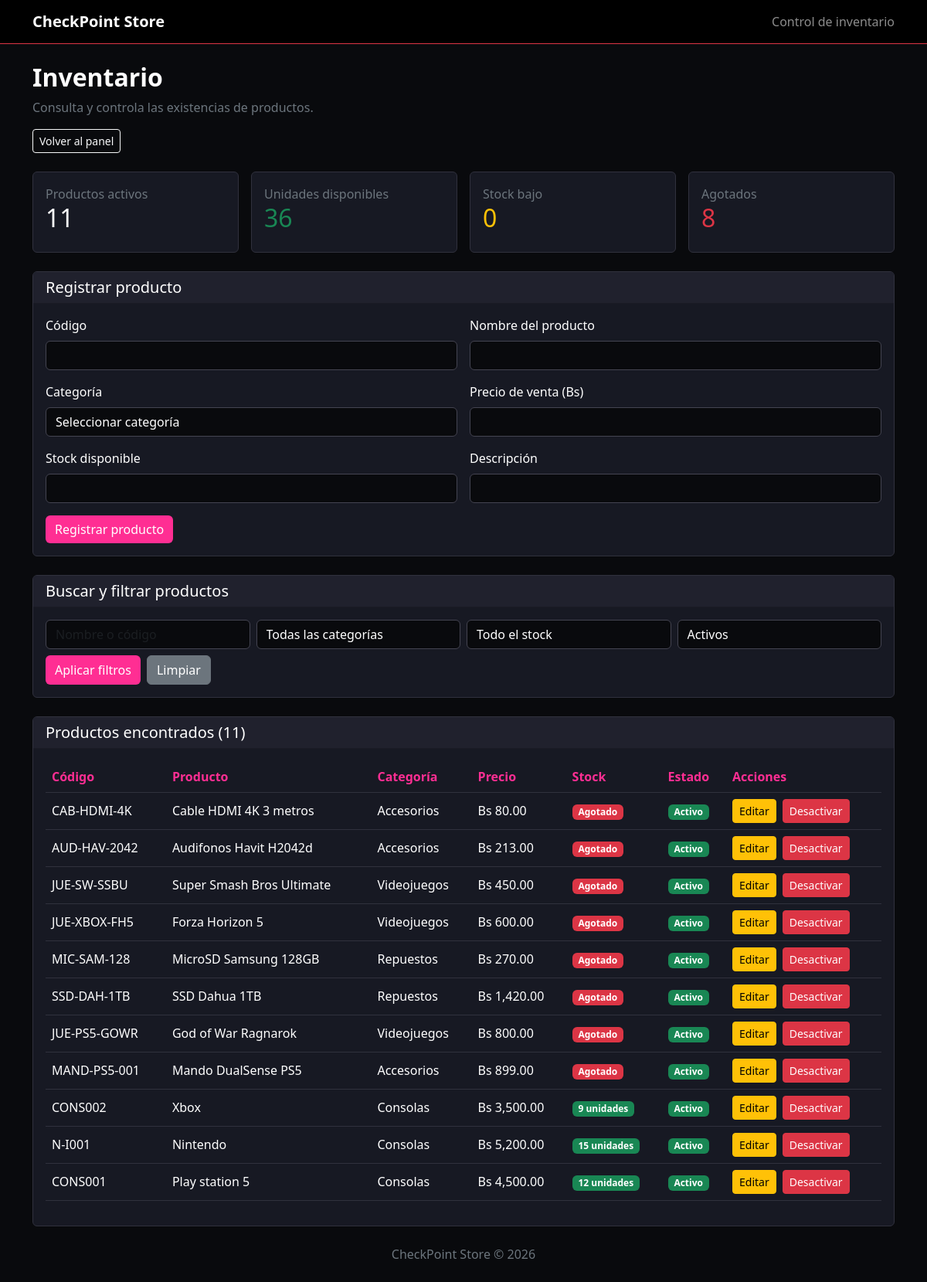
/productos/index.php (signed in), run on the app's committed database.
### tables this page shows
CREATE TABLE `productos` (
  `id_producto` int NOT NULL AUTO_INCREMENT,
  `id_categoria` int NOT NULL,
  `codigo` varchar(50) NOT NULL,
  `nombre` varchar(120) NOT NULL,
  `descripcion` text,
  `precio_venta` decimal(10,2) NOT NULL DEFAULT '0.00',
  `stock` int unsigned NOT NULL DEFAULT '0',
  `estado` tinyint NOT NULL DEFAULT '1',
  `fecha_creacion` timestamp NULL DEFAULT CURRENT_TIMESTAMP,
  PRIMARY KEY (`id_producto`),
  KEY `fk_productos_categorias` (`id_categoria`),
  CONSTRAINT `fk_productos_categorias` FOREIGN KEY (`id_categoria`) REFERENCES `categorias` (`id_categoria`) ON DELETE RESTRICT ON UPDATE CASCADE
);

CREATE TABLE `categorias` (
  `id_categoria` int NOT NULL AUTO_INCREMENT,
  `nombre` varchar(80) NOT NULL,
  `descripcion` text,
  `estado` tinyint NOT NULL DEFAULT '1',
  `fecha_creacion` timestamp NULL DEFAULT CURRENT_TIMESTAMP,
  PRIMARY KEY (`id_categoria`),
  UNIQUE KEY `nombre` (`nombre`)
);

### productos/index.php (the view, shortened to what this page needs)
<?php
require_once __DIR__ . '/../config/conexion.php';
function e($v) {
    return htmlspecialchars((string)$v, ENT_QUOTES, 'UTF-8');
}
$editar = false;
$datos = [
    'id_producto' => '', 'codigo' => '', 'nombre' => '',
    'id_categoria' => '', 'precio_venta' => '',
    'stock' => '', 'descripcion' => ''
];
$buscar = trim($_GET['buscar'] ?? '');
$stockFiltro = $_GET['stock'] ?? 'todos';
$estadoFiltro = $_GET['estado'] ?? '1';
$where = [];
$params = [];
if ($estadoFiltro !== 'todos') {
    $where[] = 'p.estado=?';
    $params[] = (int)$estadoFiltro;
}
$sql = "SELECT p.*, c.nombre AS categoria
        FROM productos p
        INNER JOIN categorias c ON p.id_categoria=c.id_categoria";
if ($where) {
    $sql .= ' WHERE ' . implode(' AND ', $where);
}
$sql .= ' ORDER BY p.id_producto DESC';
$stmt = $conexion->prepare($sql);
$stmt->execute($params);
$productos = $stmt->fetchAll(PDO::FETCH_ASSOC);
$resumen = $conexion->query(
    "SELECT COUNT(*) AS total,
     COALESCE(SUM(stock),0) AS unidades,
     COALESCE(SUM(CASE WHEN stock BETWEEN 1 AND 5 THEN 1 ELSE 0 END),0) AS bajo,
     COALESCE(SUM(CASE WHEN stock=0 THEN 1 ELSE 0 END),0) AS agotados
     FROM productos WHERE estado=1"
)->fetch(PDO::FETCH_ASSOC);
?>
<!DOCTYPE html>
<html lang="es">
<head>
    <link href="https://cdn.jsdelivr.net/npm/bootstrap@5.3.3/dist/css/bootstrap.min.css" rel="stylesheet">
</head>
<body>
<nav class="navbar navbar-dark bg-black border-bottom border-danger">
    <div class="container">
        <a href="../dashboard.php" class="navbar-brand fw-bold">CheckPoint Store</a>
        <span class="navbar-text">Control de inventario</span>
    </div>
</nav>
<div class="container py-4">
    <div class="mb-4">
        <h2 class="fw-bold">Inventario</h2>
        <p class="text-secondary">Consulta y controla las existencias de productos.</p>
        <a href="../dashboard.php" class="btn btn-outline-light btn-sm">Volver al panel</a>
    </div>
    <div class="row g-3 mb-4">
        <div class="col-md-3">
            <div class="card p-3">
                <span class="text-secondary">Productos activos</span>
                <h2><?= (int)$resumen['total'] ?></h2>
            </div>
        </div>
        <div class="col-md-3">
            <div class="card p-3">
                <span class="text-secondary">Unidades disponibles</span>
                <h2 class="text-success"><?= (int)$resumen['unidades'] ?></h2>
            </div>
        </div>
        <div class="col-md-3">
            <div class="card p-3">
                <span class="text-secondary">Stock bajo</span>
                <h2 class="text-warning"><?= (int)$resumen['bajo'] ?></h2>
            </div>
        </div>
        <div class="col-md-3">
            <div class="card p-3">
                <span class="text-secondary">Agotados</span>
                <h2 class="text-danger"><?= (int)$resumen['agotados'] ?></h2>
            </div>
        </div>
    </div>
    <div class="card mb-4">
        <div class="card-header">
            <h5 class="mb-0"><?= $editar ? 'Editar producto' : 'Registrar producto' ?></h5>
        </div>
        <div class="card-body">
            <form method="POST" id="formProducto">
                <div class="row g-3">
                    <div class="col-md-6">
                        <label class="form-label">Código</label>
                        <input type="text" name="codigo" class="form-control" maxlength="50" required value="<?= e($datos['codigo']) ?>">
                    </div>
                    <div class="col-md-6">
                        <label class="form-label">Nombre del producto</label>
                        <input type="text" name="nombre" class="form-control" maxlength="120" required value="<?= e($datos['nombre']) ?>">
                    </div>
                    <div class="col-md-6">
                        <label class="form-label">Categoría</label>
                        <select name="id_categoria" class="form-select" required>
                            <option value="">Seleccionar categoría</option>
                        </select>
                    </div>
                    <div class="col-md-6">
                        <label class="form-label">Precio de venta (Bs)</label>
                        <input type="number" name="precio_venta" class="form-control" min="0" step="0.01" required value="<?= e($datos['precio_venta']) ?>">
                    </div>
                    <div class="col-md-6">
                        <label class="form-label">Stock disponible</label>
                        <input type="number" name="stock" class="form-control" min="0" step="1" required value="<?= e($datos['stock']) ?>">
                    </div>
                    <div class="col-md-6">
                        <label class="form-label">Descripción</label>
                        <input type="text" name="descripcion" class="form-control" value="<?= e($datos['descripcion']) ?>">
                    </div>
                </div>
                <div class="mt-3">
                    <button type="submit" class="btn btn-pink" id="btnGuardar">
                        <?= $editar ? 'Actualizar producto' : 'Registrar producto' ?>
                    </button>
                </div>
            </form>
        </div>
    </div>
    <div class="card mb-4">
        <div class="card-header">
            <h5 class="mb-0">Buscar y filtrar productos</h5>
        </div>
        <div class="card-body">
            <form method="GET" class="row g-2">
                <div class="col-md-3">
                    <input type="search" name="buscar" class="form-control"
                        placeholder="Nombre o código" value="<?= e($buscar) ?>">
                </div>
                <div class="col-md-3">
                    <select name="categoria" class="form-select">
                        <option value="todos">Todas las categorías</option>
                    </select>
                </div>
                <div class="col-md-3">
                    <select name="stock" class="form-select">
                        <option value="todos" <?= $stockFiltro === 'todos' ? 'selected' : '' ?>>Todo el stock</option>
                    </select>
                </div>
                <div class="col-md-3">
                    <select name="estado" class="form-select">
                        <option value="1" <?= $estadoFiltro === '1' ? 'selected' : '' ?>>Activos</option>
                    </select>
                </div>
                <div class="col-12 d-flex gap-2">
                    <button class="btn btn-pink">Aplicar filtros</button>
                    <a href="index.php" class="btn btn-secondary">Limpiar</a>
                </div>
            </form>
        </div>
    </div>
    <div class="card">
        <div class="card-header">
            <h5 class="mb-0">Productos encontrados (<?= count($productos) ?>)</h5>
        </div>
        <div class="card-body table-responsive">
            <table class="table table-hover align-middle">
                <thead>
                    <tr>
                        <th>Código</th>
                        <th>Producto</th>
                        <th>Categoría</th>
                        <th>Precio</th>
                        <th>Stock</th>
                        <th>Estado</th>
                        <th>Acciones</th>
                    </tr>
                </thead>
                <tbody>
                    <?php foreach ($productos as $p): ?>
                        <tr>
                            <td><?= e($p['codigo']) ?></td>
                            <td><?= e($p['nombre']) ?></td>
                            <td><?= e($p['categoria']) ?></td>
                            <td>Bs <?= number_format((float)$p['precio_venta'], 2) ?></td>
                            <td>
                                <?php if ((int)$p['stock'] === 0): ?>
                                    <span class="badge bg-danger">Agotado</span>
                                <?php elseif ((int)$p['stock'] <= 5): ?>
                                    <span class="badge bg-warning text-dark"><?= (int)$p['stock'] ?> unidades</span>
                                <?php else: ?>
                                    <span class="badge bg-success"><?= (int)$p['stock'] ?> unidades</span>
                                <?php endif; ?>
                            </td>
                            <td>
                                <span class="badge <?= $p['estado'] ? 'bg-success' : 'bg-secondary' ?>">
                                    <?= $p['estado'] ? 'Activo' : 'Inactivo' ?>
                                </span>
                            </td>
                            <td>
                                <div class="d-flex gap-2">
                                    <?php if ((int)$p['estado'] === 1): ?>
                                        <a href="?editar=<?= (int)$p['id_producto'] ?>" class="btn btn-sm btn-warning">Editar</a>
                                    <?php endif; ?>
                                    <form method="POST" onsubmit="return confirm('¿Cambiar el estado del producto?')">
                                        <button class="btn btn-sm <?= $p['estado'] ? 'btn-danger' : 'btn-success' ?>">
                                            <?= $p['estado'] ? 'Desactivar' : 'Activar' ?>
                                        </button>
                                    </form>
                                </div>
                            </td>
                        </tr>
                    <?php endforeach; ?>
                </tbody>
            </table>
        </div>
    </div>
    <footer class="text-center text-secondary mt-4">
        CheckPoint Store © 2026
    </footer>
</div>
</body>
</html>

### productos/index.php (style rules this page uses)
body { background:#090A0D; color:white; }
.card { background:#171923; color:white; border:1px solid #30313D; }
.card-header { background:#20212D; color:white; }
.form-control, .form-select { background:#090A0D; color:white; border-color:#444451; }
.form-select option { background:#171923; color:white; }
.btn-pink { background:#FF2E93; color:white; border:0; }
.table { --bs-table-bg:#171923; --bs-table-color:white; --bs-table-hover-bg:#252735; --bs-table-border-color:#30313D; }
.table thead th { color:#FF2E93; white-space:nowrap; }

### data on the page
productos: codigo "CAB-HDMI-4K", nombre "Cable HDMI 4K 3 metros", id_categoria.nombre "Accesorios", precio_venta "80.00", stock "Agotado", estado "Activo"
productos: codigo "AUD-HAV-2042", nombre "Audifonos Havit H2042d", id_categoria.nombre "Accesorios", precio_venta "213.00", stock "Agotado", estado "Activo"
productos: codigo "JUE-SW-SSBU", nombre "Super Smash Bros Ultimate", id_categoria.nombre "Videojuegos", precio_venta "450.00", stock "Agotado", estado "Activo"
productos: codigo "JUE-XBOX-FH5", nombre "Forza Horizon 5", id_categoria.nombre "Videojuegos", precio_venta "600.00", stock "Agotado", estado "Activo"
productos: codigo "MIC-SAM-128", nombre "MicroSD Samsung 128GB", id_categoria.nombre "Repuestos", precio_venta "270.00", stock "Agotado", estado "Activo"
productos: codigo "SSD-DAH-1TB", nombre "SSD Dahua 1TB", id_categoria.nombre "Repuestos", precio_venta "1,420.00", stock "Agotado", estado "Activo"
productos: codigo "JUE-PS5-GOWR", nombre "God of War Ragnarok", id_categoria.nombre "Videojuegos", precio_venta "800.00", stock "Agotado", estado "Activo"
productos: codigo "MAND-PS5-001", nombre "Mando DualSense PS5", id_categoria.nombre "Accesorios", precio_venta "899.00", stock "Agotado", estado "Activo"
productos: codigo "CONS002", nombre "Xbox", id_categoria.nombre "Consolas", precio_venta "3,500.00", stock "9", estado "Activo"
productos: codigo "N-I001", nombre "Nintendo", id_categoria.nombre "Consolas", precio_venta "5,200.00", stock "15", estado "Activo"
productos: codigo "CONS001", nombre "Play station 5", id_categoria.nombre "Consolas", precio_venta "4,500.00", stock "12", estado "Activo"

### other printed values
$resumen['total'] "11"
$resumen['unidades'] "36"
$resumen['bajo'] "0"
$resumen['agotados'] "8"
count($productos) "11"
